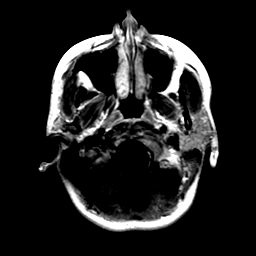
%> input picture 3Dshearlet-fuzzyreasoning/test_images/GAD1.gif, 256 x 256 px
$ octave Main.m   (GNU Octave 9; MATLAB toolbox functions it lacks are replaced by stand-ins)
%> lines starting %> are read from the running program, lines starting %| are printed output that depends on the picture


clc;clear all;

display('Multimodal medical volumetric image fusion using 3-D shearlet transform and T-S Fuzzy Reasoning');

% % read source images

[X1,map1]=imread("/test_images/GAD1.gif");
%> X1: size 256x256 uint8; min 0, max 71, mean 10
%> map1 = 128 rows, first 12: [0 0 0; 0.686 0.686 0.686; 0.647 0.647 0.647; 0.631 0.631 0.631; 0.576 0.576 0.576; 0.561 0.561 0.561; 0.506 0.506 0.506; 0.49 0.49 0.49; 0.435 0.435 0.435; 0.42 0.42 0.42; 0.365 0.365 0.365; 0.349 0.349 0.349]
I1=ind2gray(X1,map1);
I1=imresize(I1,[192 192]);
%> I1: size 192x192 uint8
[X2,map2]=imread("/test_images/GAD2.gif");
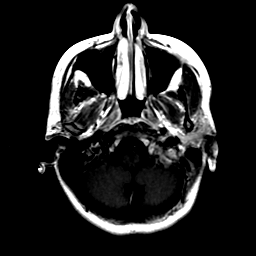
%> input picture 3Dshearlet-fuzzyreasoning/test_images/GAD2.gif, 256 x 256 px
%> X2: size 256x256 uint8; min 0, max 71, mean 11.1
%> map2 has the same summary as map1
I2=ind2gray(X2,map2);
I2=imresize(I2,[192 192]);
%> I2: size 192x192 uint8
[X3,map3]=imread("/test_images/GAD3.gif");
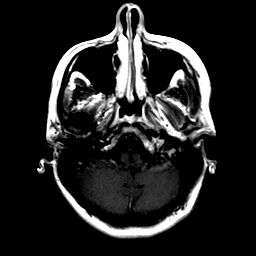
%> input picture 3Dshearlet-fuzzyreasoning/test_images/GAD3.gif, 256 x 256 px
%> X3: size 256x256 uint8; min 0, max 71, mean 11.4
%> map3 has the same summary as map1
I3=ind2gray(X3,map3);
I3=imresize(I3,[192 192]);
%> I3: size 192x192 uint8
[X4,map4]=imread("/test_images/GAD4.gif");
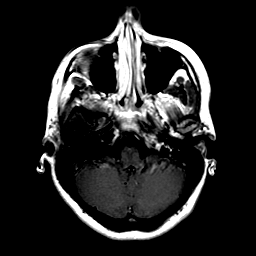
%> input picture 3Dshearlet-fuzzyreasoning/test_images/GAD4.gif, 256 x 256 px
%> X4: size 256x256 uint8; min 0, max 71, mean 11.4; mean of the top-left, top-right, bottom-left and bottom-right quarters 11.3, 13.1, 9.6, 11.8
%> map4 has the same summary as map1
I4=ind2gray(X4,map4);
I4=imresize(I4,[192 192]);
%> I4: size 192x192 uint8
[X5,map5]=imread("/test_images/GAD5.gif");
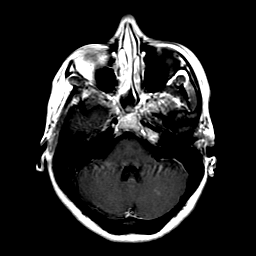
%> input picture 3Dshearlet-fuzzyreasoning/test_images/GAD5.gif, 256 x 256 px
%> X5: size 256x256 uint8; min 0, max 71, mean 11.5
%> map5 has the same summary as map1
I5=ind2gray(X5,map5);
I5=imresize(I5,[192 192]);
%> I5: size 192x192 uint8
[X6,map6]=imread("/test_images/GAD6.gif");
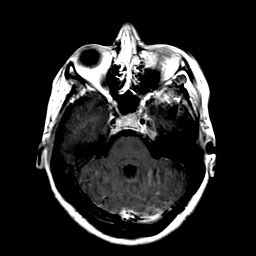
%> input picture 3Dshearlet-fuzzyreasoning/test_images/GAD6.gif, 256 x 256 px
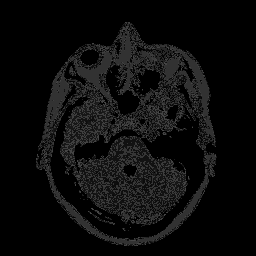
%> X6: size 256x256 uint8; min 0, max 71, mean 12
%> map6 has the same summary as map1
I6=ind2gray(X6,map6);
I6=imresize(I6,[192 192]);
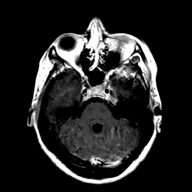
%> I6: size 192x192 uint8; min 0, max 255, mean 36.9
%> (the run ends here)
